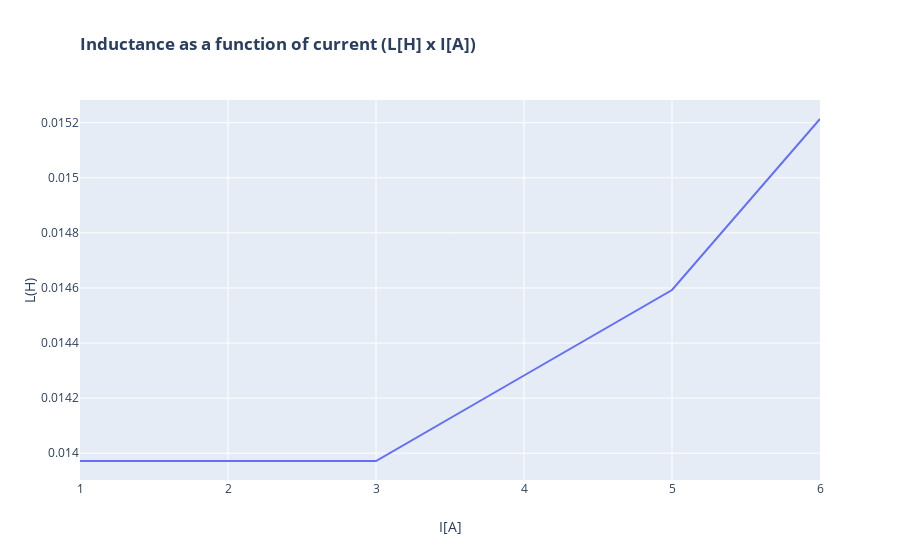

Notebook code cell kept with this figure:
### Code cell
fig = go.Figure()
fig.add_trace(go.Scatter(x=np.arange(1,7,1), y=_L_arr,
             mode='lines',
             name='L(H)'))
# fig.update_layout(title='Inductance as a function of time',
#                   yaxis_zeroline=False, xaxis_zeroline=False)
fig.update_layout(
    title=go.layout.Title(
        text="<b>Inductance as a function of current (L[H] x I[A])</b>",
        xref="paper",
        x=0
    ),
    xaxis=go.layout.XAxis(
        title=go.layout.xaxis.Title(
            text="I[A]"
        )
    ),
    yaxis=go.layout.YAxis(
        title=go.layout.yaxis.Title(
            text="L(H)"
        )
    )
)

fig.show()

### Figure 1 — Plotly figure (JSON) as saved in the notebook; plotly's stock layout.template omitted (floating-point values rounded to 4 significant figures)
{"data": [{"mode": "lines", "name": "L(H)", "type": "scatter", "x": [1, 2, 3, 4, 5, 6], "y": [0.01397, 0.01397, 0.01397, 0.01428, 0.01459, 0.01521]}], "layout": {"title": {"text": "<b>Inductance as a function of current (L[H] x I[A])</b>", "x": 0, "xref": "paper"}, "xaxis": {"title": {"text": "I[A]"}}, "yaxis": {"title": {"text": "L(H)"}}}}
